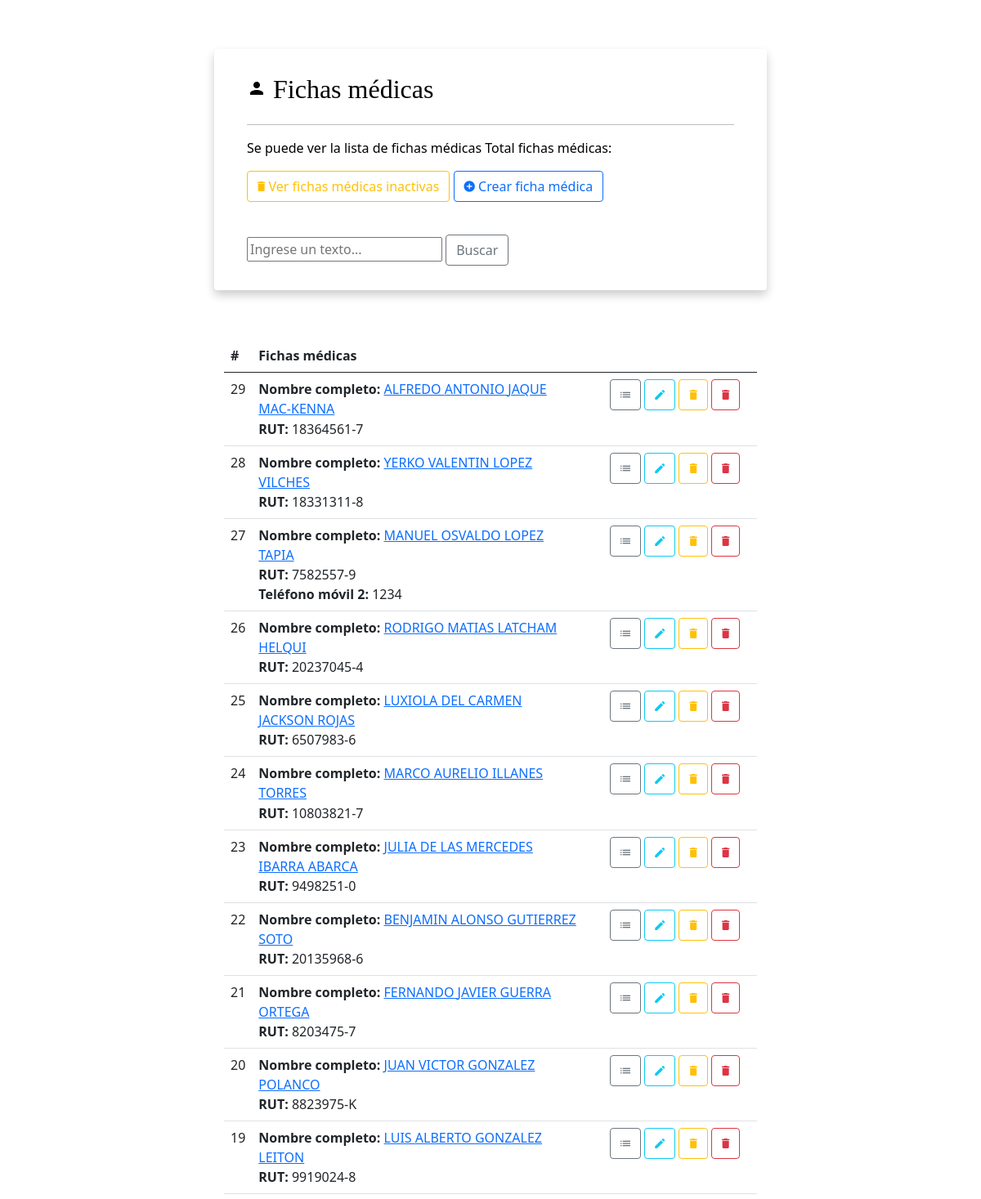
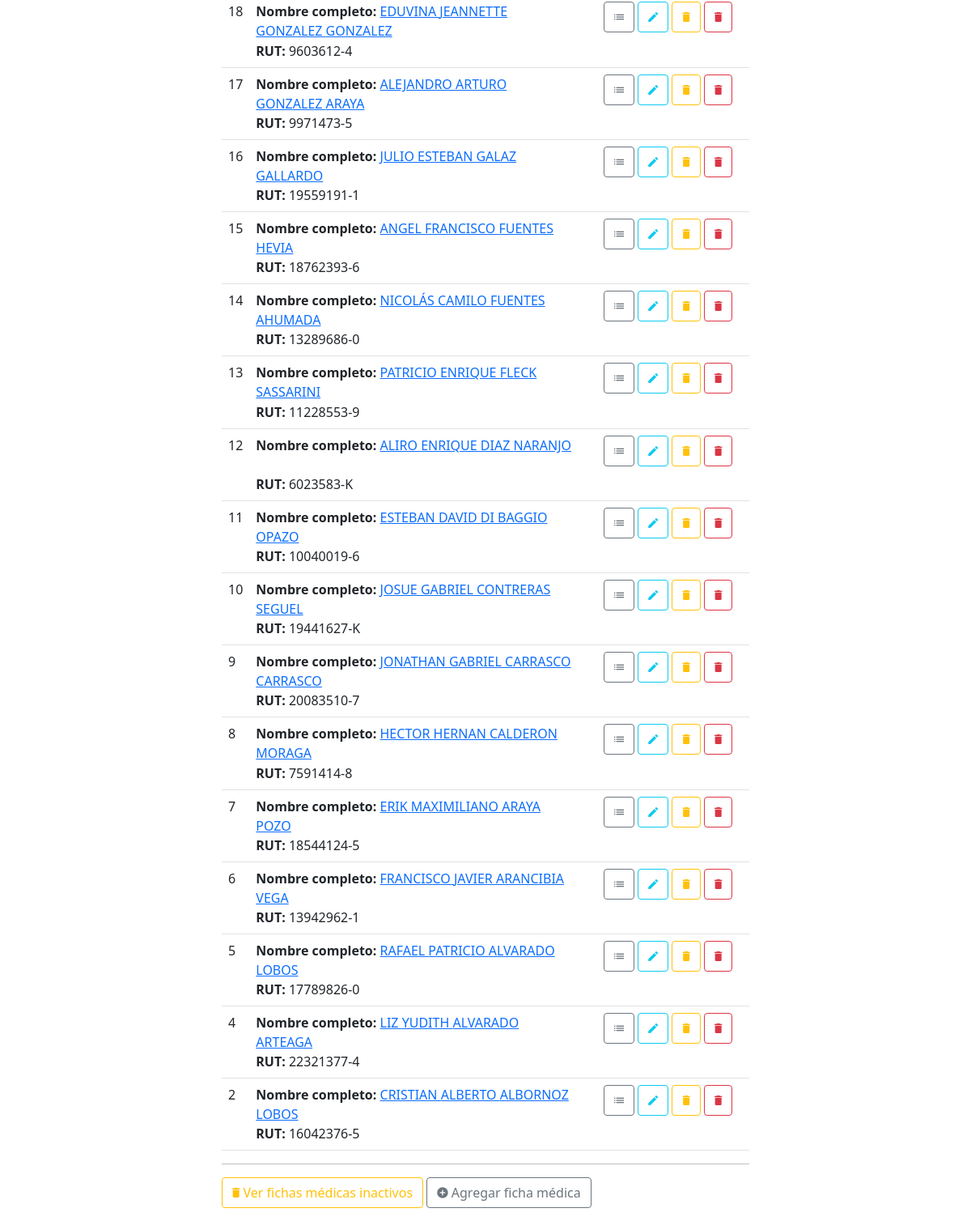
/listar_ficha_medica/ (signed in), run on the app's committed database (2 pictures, top to bottom).
### personas/models.py (models this page shows, shortened)
class Persona(models.Model):
    primer_nombre = models.CharField(max_length=50, verbose_name='Primer nombre', help_text='')
    otros_nombres = models.CharField(max_length=50, null=True, blank=True, verbose_name='Otros nombres', help_text='')
    apellido_paterno = models.CharField(max_length=50, verbose_name='Apellido paterno', help_text='')
    apellido_materno = models.CharField(max_length=50, verbose_name='Apellido materno', help_text='')
    invertir_apellidos = models.BooleanField(default=False, null=True, blank=True, verbose_name='Invertir apellidos', help_text='Esta opción permite poner el apellido materno antes del apellido paterno.')
    nombre_completo = models.CharField(max_length=250, null=True, blank=True, verbose_name='Nombre completo', help_text='')
    rut = models.CharField(max_length=10, null=True, blank=True, verbose_name='Rut', help_text='Rut con dígito verificador. Formato: 12345678-9')
    estado_civil = models.CharField(max_length=50, null=True, blank=True, verbose_name='Estado Civil', help_text='')
    fecha_nac = models.DateField(null=True, blank=True, verbose_name='Fecha de nacimiento', help_text='')
    fono_fijo = models.CharField(max_length=10, null=True, blank=True, verbose_name='Teléfono Fijo', help_text='Formato: 12 3456 7890')
    fono_movil1 = models.CharField(max_length=9, null=True, blank=True, verbose_name='Teléfono Móvil 1', help_text='Formato: 9 1234 5678')
    fono_movil2 = models.CharField(max_length=9, null=True, blank=True, verbose_name='Teléfono Móvil 2', help_text='Formato: 9 1234 5678')
    email  = models.EmailField(max_length=250, null=True, blank=True, verbose_name='Email')
    direccion = models.TextField(null=True, blank=True, verbose_name='Dirección', help_text='')
    ciudad = models.CharField(max_length=50, null=True, blank=True, verbose_name='Ciudad', help_text='')
    observaciones = models.TextField(null=True, blank=True, verbose_name='Observaciones', help_text='Escriba sus observaciones.')
    activo  = models.BooleanField(null=True, blank=True, default=True, verbose_name='Activo')
    created = models.DateTimeField(auto_now_add=True, null=True, blank=True, verbose_name='Fecha de creación')
    updated = models.DateTimeField(auto_now=True, null=True, blank=True, verbose_name='Fecha de última modificación')
    deleted = models.DateTimeField(null=True, blank=True, verbose_name='Fecha de desactivación')
    class Meta:
        verbose_name = 'Persona'
        verbose_name_plural = 'Personas'
        ordering = ['-id']

### personas/views.py (the view)
# urls.py: path('listar_ficha_medica/', personas.views.persona_index, name='persona_index'),
@login_required(login_url='entrar')
def persona_index(request, *args, **kwargs):
    queryset = Persona.objects.filter(activo=True)[:50] # escoger los últimos 50
    context = {
        'page' : 'Fichas médicas',
        'description' : 'Se puede ver la lista de fichas médicas',
        'icon' : 'person',
        'singular' : 'ficha médica',
        'plural' : 'fichas médicas',
        'url_activo_index' :'persona_index',
        'url_inactivo_index' : 'persona_inactivo_index',
        'url_crear' : 'persona_crear',
        'url_ver' : 'persona_ver',
        'url_editar' : 'persona_editar',
        'url_desactivar' : 'persona_desactivar',
        'url_activar' : 'persona_activar',
        'url_eliminar' : 'persona_eliminar',
        'asdf' : asdf,
        'object_list': queryset,
    }
    return render(request, 'personas/persona_index.html', context)

### personas/templates/personas/persona_index.html (shortened to what this page needs)
{% extends "base.html" %}
{% load static %}
{% block content %}
      <div class="card page-header">
        <h2 class="page-title"><i class="material-icons">{{ icon }}</i> {{ page }}</h2>
        <hr/>
        <p class="card-text">{{ description }} Total fichas médicas: {{ count }}</p>
        <div class="page-header-actions">
          <p class="card-text">
          {% if 'inactiv' in request.path %}
          <a href="{% url url_activo_index %}" class="btn btn-outline-success btn-round btn-icon" data-toggle="tooltip">
            <i class="icon md-check" aria-hidden="true"></i>
            Ver fichas médicas activas
          </a>
        {% else %}
          <a href="{% url url_inactivo_index %}" class="btn btn-outline-warning btn-round btn-icon" data-toggle="tooltip">
            <i class="icon md-delete" aria-hidden="true"></i>
            Ver fichas médicas inactivas
          </a>
        {% endif %}
          <a href="{% url url_crear %}" class="btn btn-outline-primary btn-round btn-icon" data-toggle="tooltip">
            <i class="icon md-plus-circle" aria-hidden="true"></i>
            Crear ficha médica
          </a>
        </p><br />
          <form class="" method="POST" action="{% url 'persona_buscar' %}">
            <input class="" id="busqueda" name="busqueda" type="search" value="{{ busqueda }}" placeholder="Ingrese un texto..." aria-label="Buscar" />
            <button class=" btn btn-outline-secondary" type="submit">Buscar</button>
          </form>
        </div>
      </div>
      <div class="page-content container-fluid">
      {% if object_list %}
          <div class="panel">
            <div class="panel-body">
              <div class="">
                <table class="table">
                    <thead class="table-default">
                      <tr>
                        <th>#</th>
                        <th>{{ plural|capfirst }}</th>
                      </tr>
                    </thead>
                    <tbody>
                  {% for item in object_list %}
                      <tr>
                        <td> {{ item.id }} </td>
                        <td>
                        <div class="row">
                          <div class="col-md-8">
                            {% if item.invertir_apellidos == False %}
                              {% if item.primer_nombre %}
                                <div><strong>Nombre completo:</strong>
                                  <a href="{% url url_ver item.id %}">{{ item.primer_nombre }} {% if item.otros_nombres %} {{ item.otros_nombres }} {% endif %} {{ item.apellido_paterno }} {{ item.apellido_materno }}</a>
                                {% if item.activo == True %}
                                  <span class="badge badge-success">Activo</span>
                                {% else %}
                                  <span class="badge badge-warning">Inactivo</span>
                                {% endif %}
                                </div>
                              {% endif %}
                            {% else %}
                              {% if item.primer_nombre %}
                                <div><strong>Nombre completo:</strong>
                                  <a href="{% url url_ver item.id %}">{{ item.primer_nombre }} {% if item.otros_nombres %} {{ item.otros_nombres }} {% endif %} {{ item.apellido_materno }} {{ item.apellido_paterno }}</a>
                                  <span class="badge badge-default">Apellidos invertidos</span>
                                {% if item.activo == False %}
                                  <span class="badge badge-success">Activo</span>
                                {% else %}
                                  <span class="badge badge-warning">Inactivo</span>
                                {% endif %}
                                </div>
                              {% endif %}
                            {% endif %}
                            {% if item.rut %}
                              <div><strong>RUT:</strong> {{ item.rut }}</div>
                            {% endif %}
                            {% if item.fono_movil2 %}
                              <div><strong>Teléfono móvil 2:</strong> {{ item.fono_movil2 }}</div>
                            {% endif %}
                          </div>
                          <div class="col-md-4 text-center">
                            <a href="{% url url_ver item.id %}" class="btn btn-outline-secondary btn-round btn-icon" title="Revisar" data-toggle="tooltip" data-original-title="Revisar">
                              <i class="icon md-view-list-alt" aria-hidden="true"></i></a>
                            <a href="{% url url_editar item.id %}" class="btn btn-outline-info btn-round btn-icon" title="Editar" data-toggle="tooltip" data-original-title="Editar">
                              <i class="icon md-edit" aria-hidden="true"></i></a>
                          {% if item.activo == True %}
                            <a href="{% url url_desactivar item.id %}" class="btn btn-outline-warning btn-round btn-icon" title="Desactivar" data-toggle="tooltip" data-original-title="Desactivar">
                              <i class="icon md-delete" aria-hidden="true"></i></a>
                          {% else %}
                            <a href="{% url url_activar item.id %}" class="btn btn-outline-success btn-round btn-icon" title="Activar" data-toggle="tooltip" data-original-title="Activar">
                              <i class="icon md-check" aria-hidden="true"></i></a>
                          {% endif %}
                            <a href="{% url url_eliminar item.id %}" class="btn btn-outline-danger btn-round btn-icon" title="Eliminar" data-toggle="tooltip" data-original-title="Eliminar">
                              <i class="icon md-delete" aria-hidden="true"></i></a>
                          </div>
                        </div>
                        </td>
                      </tr>
                  {% endfor %}
                  </tbody>
                </table>
              </div>
            </div>
          </div>
      {% else %}
          <div class="alert alert-warning" role="alert">
            No existen registros.
          </div>
      {% endif %}
        <hr />
        <div class="text-right">
                {% if 'inactiv' in request.path %}
          <a href="{% url url_activo_index %}" class="btn btn-outline-success btn-round"><i class="icon md-check" aria-hidden="true"></i> Ver {{ plural }} activos</a>
                {% else %}
          <a href="{% url url_inactivo_index %}" class="btn btn-outline-warning btn-round"><i class="icon md-delete" aria-hidden="true"></i> Ver {{ plural }} inactivos</a>
                {% endif %}
          <a href="{% url url_crear %}" class="btn btn-outline-secondary btn-round"><i class="icon md-plus-circle" aria-hidden="true"></i> Agregar {{ singular }}</a>
        </div>
      </div>
{% endblock content %}

### templates/base.html (shortened to what this page needs)
<!DOCTYPE html>
{% load static %}
<html lang="es">
  <head>
    <link rel="stylesheet" href="{% static 'fonts/material-design/material-design.min.css' %}">
    <link rel="stylesheet" href="{% static 'fonts/web-icons/web-icons.min.css' %}">
    <link rel="stylesheet" href="{% static 'fonts/brand-icons/brand-icons.min.css' %}">
    <link rel="stylesheet" href="{% static 'css/bootstrap.min.css' %}">
    <link rel="stylesheet" href="{% static 'css/style.css' %}">
  </head>
  <body class="">
    <div class="page">
      <div class="page-content container-fluid col-xl-7 col-lg-8 col-md-9 col-11">
          {% block content %}{% endblock content %}
      </div>
    </div>
  </body>
</html>

### static/css/style.css (style rules this page uses)
body { color: #000; overflow-x: hidden; height: 100%; background-repeat: no-repeat; background-size: 100% 100%; }
.card { padding: 30px 40px; margin-top: 60px; margin-bottom: 60px; border: none !important; box-shadow: 0 6px 12px 0 rgba(0, 0, 0, 0.2) }
h1, h2 { font-family: 'Bree Serif', serif; }

### data on the page
Persona: id "29", primer_nombre "ALFREDO", otros_nombres "ANTONIO", apellido_materno "JAQUE", apellido_paterno "MAC-KENNA", rut "18364561-7", activo True (drawn)
Persona: id "28", primer_nombre "YERKO", otros_nombres "VALENTIN", apellido_paterno "LOPEZ", apellido_materno "VILCHES", rut "18331311-8", activo True (drawn)
Persona: id "27", primer_nombre "MANUEL", otros_nombres "OSVALDO", apellido_paterno "LOPEZ", apellido_materno "TAPIA", rut "7582557-9", fono_movil2 "1234", activo True (drawn)
Persona: id "26", primer_nombre "RODRIGO", otros_nombres "MATIAS", apellido_paterno "LATCHAM", apellido_materno "HELQUI", rut "20237045-4", activo True (drawn)
Persona: id "25", primer_nombre "LUXIOLA", otros_nombres "DEL CARMEN", apellido_paterno "JACKSON", apellido_materno "ROJAS", rut "6507983-6", activo True (drawn)
Persona: id "24", primer_nombre "MARCO", otros_nombres "AURELIO", apellido_paterno "ILLANES", apellido_materno "TORRES", rut "10803821-7", activo True (drawn)
Persona: id "23", primer_nombre "JULIA", otros_nombres "DE LAS MERCEDES", apellido_paterno "IBARRA", apellido_materno "ABARCA", rut "9498251-0", activo True (drawn)
Persona: id "22", primer_nombre "BENJAMIN", otros_nombres "ALONSO", apellido_paterno "GUTIERREZ", apellido_materno "SOTO", rut "20135968-6", activo True (drawn)
Persona: id "21", primer_nombre "FERNANDO", otros_nombres "JAVIER", apellido_paterno "GUERRA", apellido_materno "ORTEGA", rut "8203475-7", activo True (drawn)
Persona: id "20", primer_nombre "JUAN", otros_nombres "VICTOR", apellido_paterno "GONZALEZ", apellido_materno "POLANCO", rut "8823975-K", activo True (drawn)
Persona: id "19", primer_nombre "LUIS", otros_nombres "ALBERTO", apellido_paterno "GONZALEZ", apellido_materno "LEITON", rut "9919024-8", activo True (drawn)
Persona: id "18", primer_nombre "EDUVINA", otros_nombres "JEANNETTE", apellido_paterno "GONZALEZ", apellido_materno "GONZALEZ", rut "9603612-4", activo True (drawn)
Persona: id "17", primer_nombre "ALEJANDRO", otros_nombres "ARTURO", apellido_paterno "GONZALEZ", apellido_materno "ARAYA", rut "9971473-5", activo True (drawn)
Persona: id "16", primer_nombre "JULIO", otros_nombres "ESTEBAN", apellido_paterno "GALAZ", apellido_materno "GALLARDO", rut "19559191-1", activo True (drawn)
Persona: id "15", primer_nombre "ANGEL", otros_nombres "FRANCISCO", apellido_paterno "FUENTES", apellido_materno "HEVIA", rut "18762393-6", activo True (drawn)
Persona: id "14", primer_nombre "NICOLÁS", otros_nombres "CAMILO", apellido_paterno "FUENTES", apellido_materno "AHUMADA", rut "13289686-0", activo True (drawn)
Persona: id "13", primer_nombre "PATRICIO", otros_nombres "ENRIQUE", apellido_paterno "FLECK", apellido_materno "SASSARINI", rut "11228553-9", activo True (drawn)
Persona: id "12", primer_nombre "ALIRO", otros_nombres "ENRIQUE", apellido_paterno "DIAZ", apellido_materno "NARANJO", rut "6023583-K", activo True (drawn)
Persona: id "11", primer_nombre "ESTEBAN", otros_nombres "DAVID", apellido_paterno "DI BAGGIO", apellido_materno "OPAZO", rut "10040019-6", activo True (drawn)
Persona: id "10", primer_nombre "JOSUE", otros_nombres "GABRIEL", apellido_paterno "CONTRERAS", apellido_materno "SEGUEL", rut "19441627-K", activo True (drawn)
Persona: id "9", primer_nombre "JONATHAN", otros_nombres "GABRIEL", apellido_paterno "CARRASCO", apellido_materno "CARRASCO", rut "20083510-7", activo True (drawn)
Persona: id "8", primer_nombre "HECTOR", otros_nombres "HERNAN", apellido_paterno "CALDERON", apellido_materno "MORAGA", rut "7591414-8", activo True (drawn)
Persona: id "7", primer_nombre "ERIK", otros_nombres "MAXIMILIANO", apellido_paterno "ARAYA", apellido_materno "POZO", rut "18544124-5", activo True (drawn)
Persona: id "6", primer_nombre "FRANCISCO", otros_nombres "JAVIER", apellido_paterno "ARANCIBIA", apellido_materno "VEGA", rut "13942962-1", activo True (drawn)
Persona: id "5", primer_nombre "RAFAEL", otros_nombres "PATRICIO", apellido_paterno "ALVARADO", apellido_materno "LOBOS", rut "17789826-0", activo True (drawn)
Persona: id "4", primer_nombre "LIZ", otros_nombres "YUDITH", apellido_paterno "ALVARADO", apellido_materno "ARTEAGA", rut "22321377-4", activo True (drawn)
Persona: id "2", primer_nombre "CRISTIAN", otros_nombres "ALBERTO", apellido_paterno "ALBORNOZ", apellido_materno "LOBOS", rut "16042376-5", activo True (drawn)

### other printed values
{{ page }} "Fichas médicas"
{{ description }} "Se puede ver la lista de fichas médicas"
{{ plural|capfirst }} "Fichas médicas"
{{ plural }} "fichas médicas"
{{ singular }} "ficha médica"
